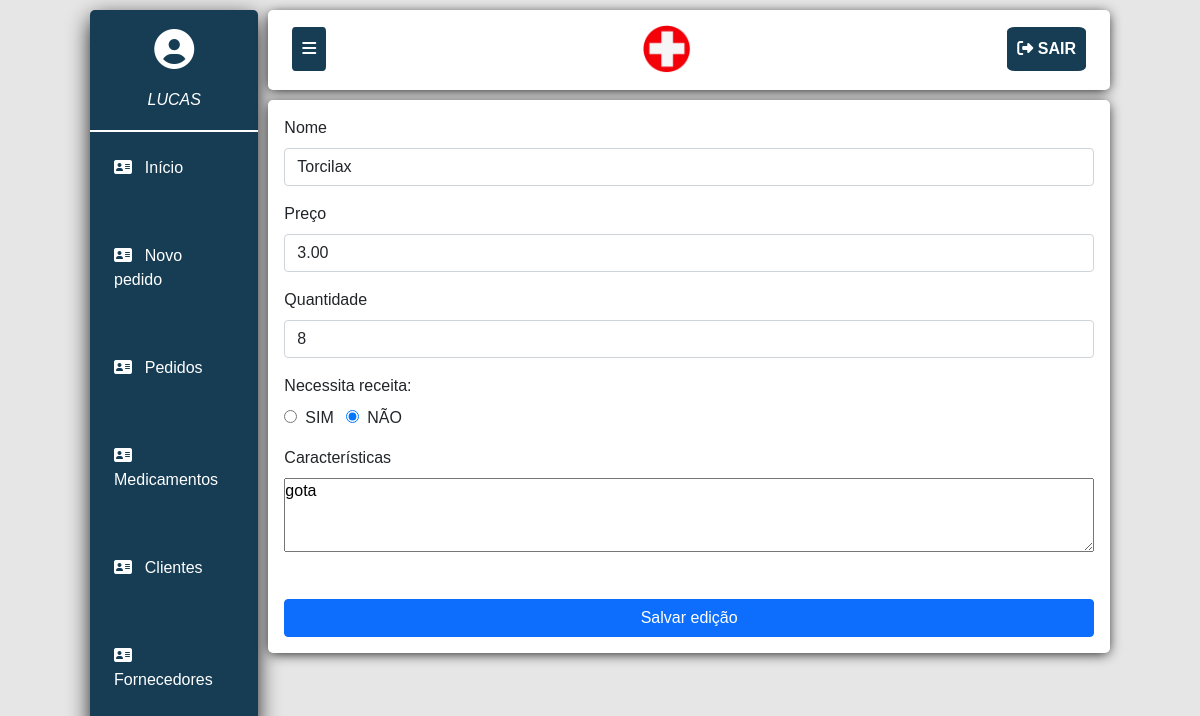
Page /editarMedicamento.php?em=3 (signed in) on the earlier database version.
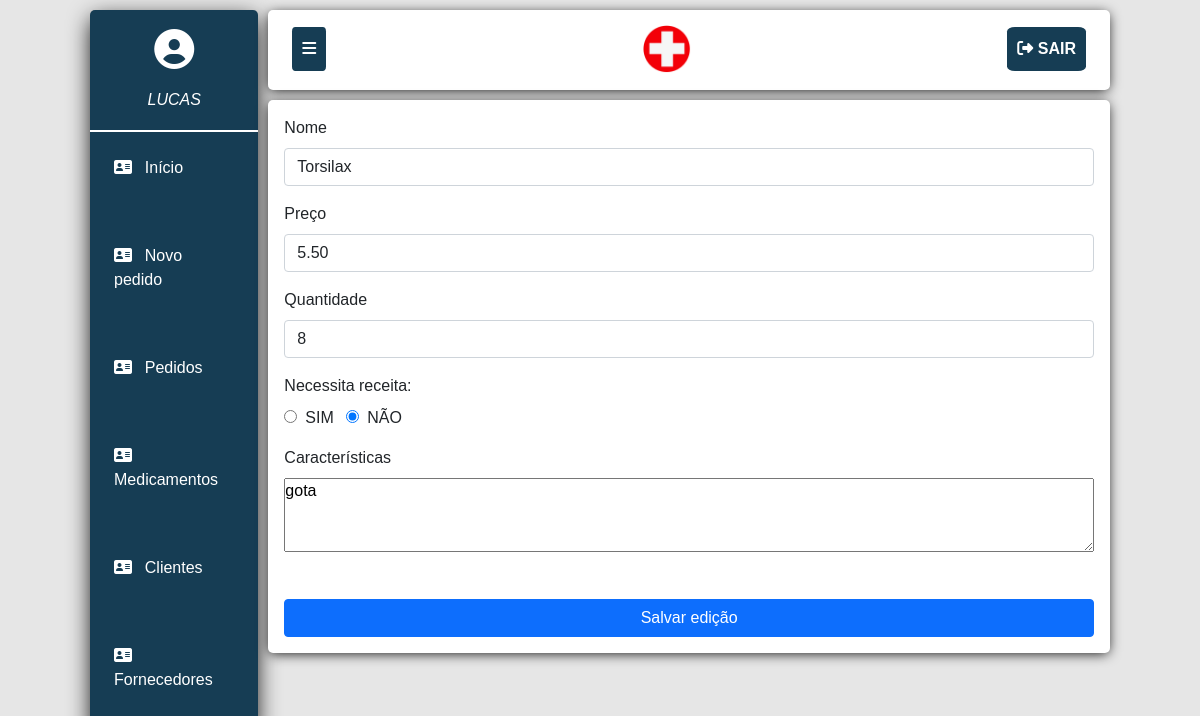
Same page on the later database version.
### tables this page shows
CREATE TABLE `medicamentos` (
  `idMedicamento` int(11) NOT NULL,
  `nome` varchar(255) NOT NULL,
  `preco` varchar(50) NOT NULL,
  `quantidade` int(11) NOT NULL,
  `bula` varchar(255) NOT NULL,
  `imagem` varchar(255) NOT NULL,
  `receita` text NOT NULL,
  `caracteristicas` varchar(255) NOT NULL
);

### editarMedicamento.php (the view, shortened to what this page needs)
<?php
include ('includes/dashboard.php');
if (isset($_REQUEST['em'])) {
	$queryMedicamento = "SELECT * FROM medicamentos WHERE idMedicamento = '".$_REQUEST['em']."'";
	$eQueryMedicamento = mysqli_query($conexao, $queryMedicamento);
	while ($medicamento = mysqli_fetch_array($eQueryMedicamento)){
	  	$nome = $medicamento['nome'];
	  	$preco = $medicamento['preco'];
	  	$quantidade = $medicamento['quantidade'];
	  	$receita = $medicamento['receita'];
	  	$caracteristicas = $medicamento['caracteristicas']; ?>
	  		<div style="padding: 1rem;">
		  		<form method="post">
				  <div class="mb-3">
					<label for="nome" class="form-label">Nome</label>
					<input type="text" class="form-control" name="nomeNM" value="<?= $nome?>">
				  </div>
				  <div class="mb-3">
					<label for="preco" class="form-label">Preço</label>
					<input type="text" class="form-control" id="precoNM" name="precoNM" value="<?= $preco?>">
				  </div>
				  <div class="mb-3">
					<label for="quantidade" class="form-label">Quantidade</label>
					<input type="number" class="form-control" name="quantidadeNM" value="<?= $quantidade?>">
				  </div>
				  <div class="mb-3">
					<label for="receita" class="form-label">Necessita receita:</label><br>
					<input type="radio" value="s" name="receitaNM" <?php if ($receita == "s"){echo "checked";} ?>><label style="margin: 0 0.5rem;">SIM</label>
					<input type="radio" value="n" name="receitaNM" <?php if ($receita == "n"){echo "checked";} ?>><label style="margin-left: 0.5rem;">NÃO</label>
				  </div>
				  <div class="mb-3">
					<label for="caracteristicas" class="form-label">Características</label><br>
					<textarea name="caracteristicasNM" rows="3" style="width: 100%;"><?= $caracteristicas ?></textarea>
				  </div>
				  <br>
		          <button style="width: 100%;" type="submit" class="btn btn-primary">Salvar edição</button>
				</form>
			</div>
	<?php }
}
?>
<?php
include ('includes/footer.php');
?>

### includes/dashboard.php (shortened to what this page needs)
<!DOCTYPE html>
<html lang="pt-br">
<head>
    <link rel="stylesheet" type="text/css" href="css/bootstrap.min.css">
    <link rel="stylesheet" type="text/css" href="css/estilo.css">
    <link rel="stylesheet" type="text/css" href="snackbar/snackbar.min.css">
</head>
<body>
    <div class="app">
        <div class="menu-canto">
            <div class="profile">
                <span><i class="fas fa-user-circle"></i></span>
                <i style="text-transform: uppercase;"><?php echo $_SESSION['usuario'];?></i>
            </div>
            <?php
                echo "<a href='home.php'><p><i class='fas fa-address-card'></i>Início</p></a>";
                if ($_SESSION['cargo'] == "atendente" || $_SESSION['cargo'] == "adm") {
                   echo "<a href='busca.php'><p><i class='fas fa-address-card'></i>Novo pedido</p></a>";
                }
                if ($_SESSION['cargo'] == "atendente" || $_SESSION['cargo'] == "adm") {
                   echo "<a href='pedidos-list.php'><p><i class='fas fa-address-card'></i>Pedidos</p></a>";
                }
                if ($_SESSION['cargo'] == "atendente" || $_SESSION['cargo'] == "adm" || $_SESSION['cargo'] == "estoquista") {
                   echo "<a href='medicamentos.php'><p><i class='fas fa-address-card'></i>Medicamentos</p></a>";
                }
                if ($_SESSION['cargo'] == "atendente" || $_SESSION['cargo'] == "adm"){
                    echo "<a href='clientes.php'><p><i class='fas fa-address-card'></i>Clientes</p></a>";
                }
                if ($_SESSION['cargo'] == "adm" || $_SESSION['cargo'] == "estoquista") {
                    echo "<a href='fornecedores.php'><p><i class='fas fa-address-card'></i>Fornecedores</p></a>";
                }
            ?>
        </div>
        <div class="inferior">
            <div class="header">
                <div>
                    <p class="hamburguer"><i class="fas fa-bars"></i></p>
                </div>
                <img src="images/logo.png" style="max-width: 3rem;">
                <a href="logout.php"><p><i class="fas fa-sign-out-alt"></i></i> SAIR</p></a>
            </div>
            <div class="conteudo">

### includes/footer.php (shortened to what this page needs)
</div>
        </div>
    </div>
</body>
</html>

### css/estilo.css (style rules this page uses)
* { box-sizing: border-box; margin: 0; padding: 0; }
body { margin: 0 7.5% !important; font-family: 'Raleway', sans-serif; background-color: rgb(230,230,230); }
.app { display: flex; }
.menu-canto { background-color: rgb(22, 61, 84); width: 20%; display: flex; flex-direction: column; border-radius: 5px; margin-top: 10px; margin-right: 10px; box-shadow: 0 7px 23px -2px #000000; }
.menu-canto .profile { padding: 10px; display: flex; flex-direction: column; align-items: center; color: #fff; border-bottom: 2px solid #fff; }
.menu-canto .profile i { margin: 0.5rem 0; }
.menu-canto .profile span { font-size: 2.5rem; }
.menu-canto p { text-decoration: none; color: #fff; padding: 1.5rem; }
.menu-canto i { margin-right: 0.8rem; }
.menu-canto a { text-decoration: none; }
.inferior { width: 100%; }
.header { border-bottom: 2px solid #fff; height: 10vh; display: flex; align-items: center; justify-content: space-between; background-color: #fff; margin-top: 10px; border-radius: 5px; box-shadow: 0 2px 13px -2px #000000; }
.header p { margin: 0 1.5rem; font-weight: bold; }
.header a { text-decoration: none; }
.header p { background-color: rgb(22, 61, 84); padding: 10px; border-radius: 10%; cursor: pointer; color: #fff; }
.conteudo { background-color: #fff; width: 100%; margin-top: 10px; border-radius: 5px; box-shadow: 0 2px 13px -2px #000000; }

Differences in the rows shown:
changed medicamentos "gota": nomeNM "Torcilax" → "Torsilax"; precoNM "3.00" → "5.50"
